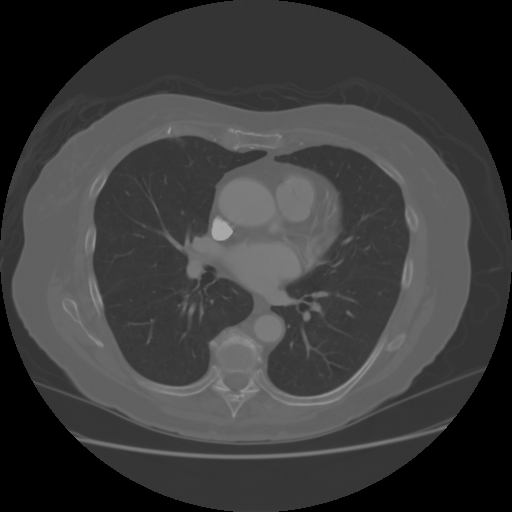
#> input picture Prac2/MaterialPulmones/im1.png, 512 x 512 px, found by its file name
$ python PracPulmones.py
#> lines starting #> are read from the running program, lines starting #| are printed output that depends on the picture
### Prac2/funAux.py
import numpy as np
import cv2 as cv
import sys
import math

##############
### FunAux ###
##############

def cargarImg(pathImg):
    src = cv.imread(pathImg, cv.IMREAD_GRAYSCALE)
#> src is the input picture: shape (512, 512); min 0, max 168, mean 59.2
    if src is None:
        sys.exit("No se pudo leer la imagen.\n")
    img = src/256   #Convertir el rango [0..255] a [0..1]


    return img

# [55 lines left out: functions guardarImg, histograma, sum, convert_binario, interseccion, not called in this run]


### Prac2/PracPulmones.py
import funciones as f
import funAux as fa
import numpy as np
import cv2 as cv
import matplotlib.pyplot as plt
from scipy import ndimage as ndi
from skimage import measure, morphology, segmentation, filters

pathImg1 = "/home/santilopez/Documentos/uni/Q7/VAPracFinal/Prac2/MaterialPulmones/im1.png"
pathImg2 = "/home/santilopez/Documentos/uni/Q7/VAPracFinal/Prac2/MaterialPulmones/im2.png"
pathImg3 = "/home/santilopez/Documentos/uni/Q7/VAPracFinal/Prac2/MaterialPulmones/im3.png"
pathImg4 = "/home/santilopez/Documentos/uni/Q7/VAPracFinal/Prac2/MaterialPulmones/im4.png"
pathImg5 = "/home/santilopez/Documentos/uni/Q7/VAPracFinal/Prac2/MaterialPulmones/im5.png"
pathImg6 = "/home/santilopez/Documentos/uni/Q7/VAPracFinal/Prac2/MaterialPulmones/im6.png"
pathImg7 = "/home/santilopez/Documentos/uni/Q7/VAPracFinal/Prac2/MaterialPulmones/im7.png"

sigma = 2

##############
#### MAIN ####
##############


img1 = fa.cargarImg(pathImg1)
img2 = fa.cargarImg(pathImg2)
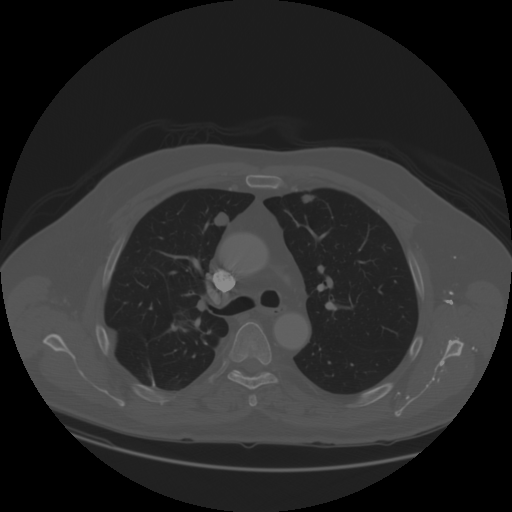
#> input picture Prac2/MaterialPulmones/im2.png, 512 x 512 px, found by its file name
#> in cargarImg, src is the input picture: shape (512, 512); min 0, max 139, mean 42.7
img3 = fa.cargarImg(pathImg3)
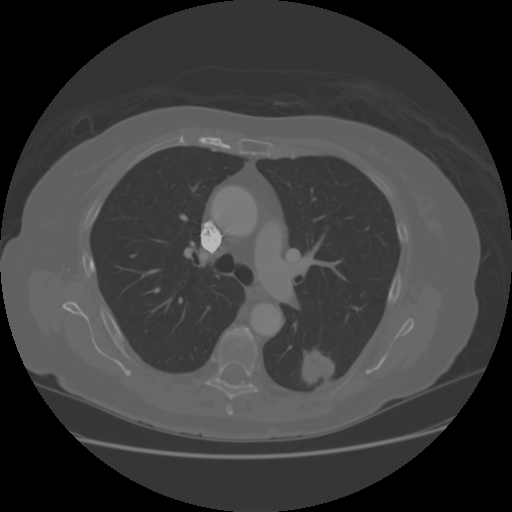
#> input picture Prac2/MaterialPulmones/im3.png, 512 x 512 px, found by its file name
#> in cargarImg, src is the input picture: shape (512, 512); min 0, max 183, mean 59.2
img4 = fa.cargarImg(pathImg4)
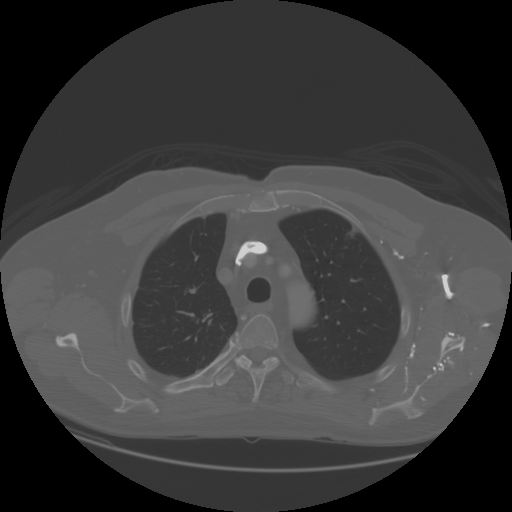
#> input picture Prac2/MaterialPulmones/im4.png, 512 x 512 px, found by its file name
#> in cargarImg, src is the input picture: shape (512, 512); min 0, max 207, mean 58.9
img5 = fa.cargarImg(pathImg5)
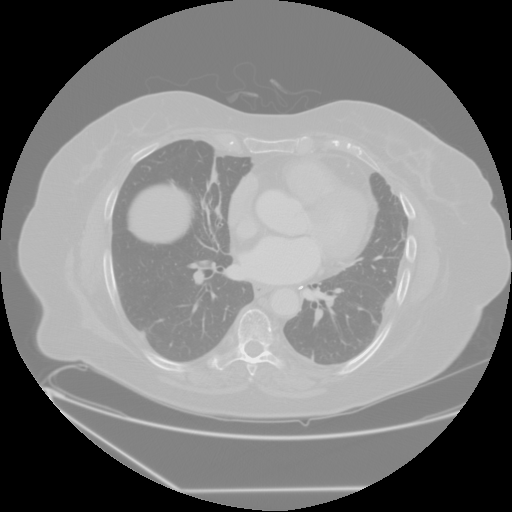
#> input picture Prac2/MaterialPulmones/im5.png, 512 x 512 px, found by its file name
#> in cargarImg, src is the input picture: shape (512, 512); min 0, max 234, mean 125.8
img6 = fa.cargarImg(pathImg6)
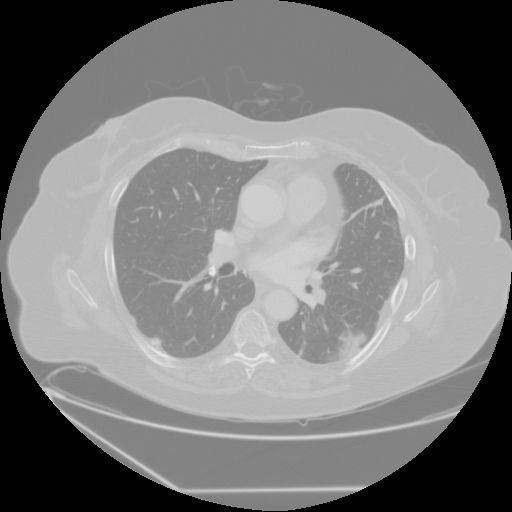
#> input picture Prac2/MaterialPulmones/im6.png, 512 x 512 px, found by its file name
#> in cargarImg, src is the input picture: shape (512, 512); min 0, max 231, mean 125.1
#> (the run stopped early here; a loop or call above may not have finished)
